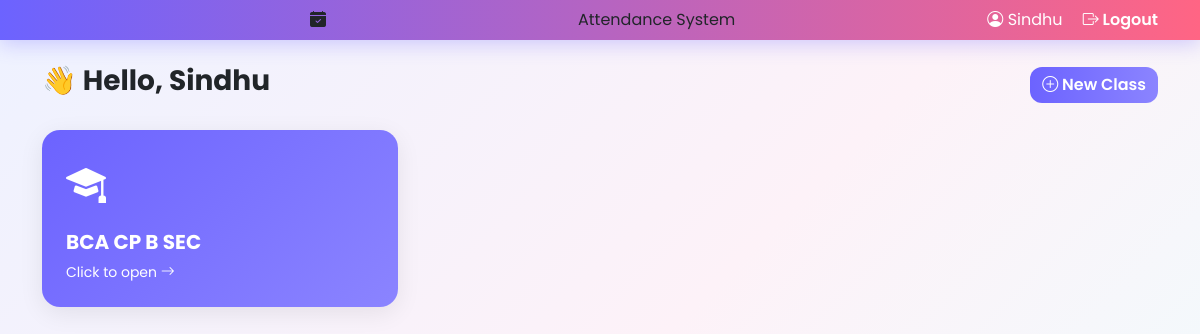
The page /dashboard (signed in) on the database as committed earlier.
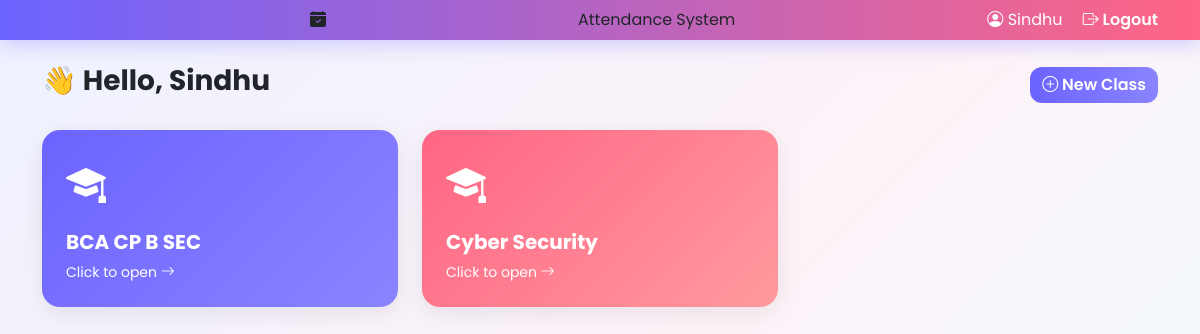
The same page on the database as committed later.
### models/models.py (models this page shows)
class StudentClass(db.Model):
    id = db.Column(db.Integer, primary_key=True)
    class_name = db.Column(db.String(100), nullable=False)
    teacher_id = db.Column(db.Integer, db.ForeignKey('user.id'), nullable=False)

### routes/teacher_routes.py (the view)
@teacher.route('/dashboard')
@login_required
def dashboard():
    if current_user.role != 'teacher':
        return "Access denied. Teachers only.", 403
    classes = StudentClass.query.filter_by(teacher_id=current_user.id).all()
    return render_template('dashboard.html', classes=classes)

### app.py (called while the page is built)
@login_manager.user_loader
def load_user(user_id):
    return User.query.get(int(user_id))

### templates/dashboard.html (shortened to what this page needs)
{% extends "base.html" %}
{% block content %}
<div class="d-flex justify-content-between align-items-center mb-4">
    <h3 class="fw-bold">👋 Hello, {{ current_user.name }}</h3>
    <a href="{{ url_for('teacher.create_class') }}" class="btn btn-primary"><i class="bi bi-plus-circle"></i> New Class</a>
</div>
<div class="row g-4">
    {% for c in classes %}
    <div class="col-md-4">
        <a href="{{ url_for('teacher.view_class', class_id=c.id) }}" class="text-decoration-none">
            <div class="card class-card hover-lift grad-{{ loop.index0 % 4 }}">
                <i class="bi bi-mortarboard-fill" style="font-size: 2.5rem;"></i>
                <h5 class="mt-3">{{ c.class_name }}</h5>
                <small>Click to open <i class="bi bi-arrow-right"></i></small>
            </div>
        </a>
    </div>
    {% else %}
    <div class="col-12 text-center text-muted py-5">
        <i class="bi bi-inbox" style="font-size: 3rem;"></i>
        <p class="mt-2">No classes yet. Create one to get started!</p>
    </div>
    {% endfor %}
</div>
{% endblock %}

Rows that differ between the two databases and show on the page:
added StudentClass: class_name "Cyber Security"
